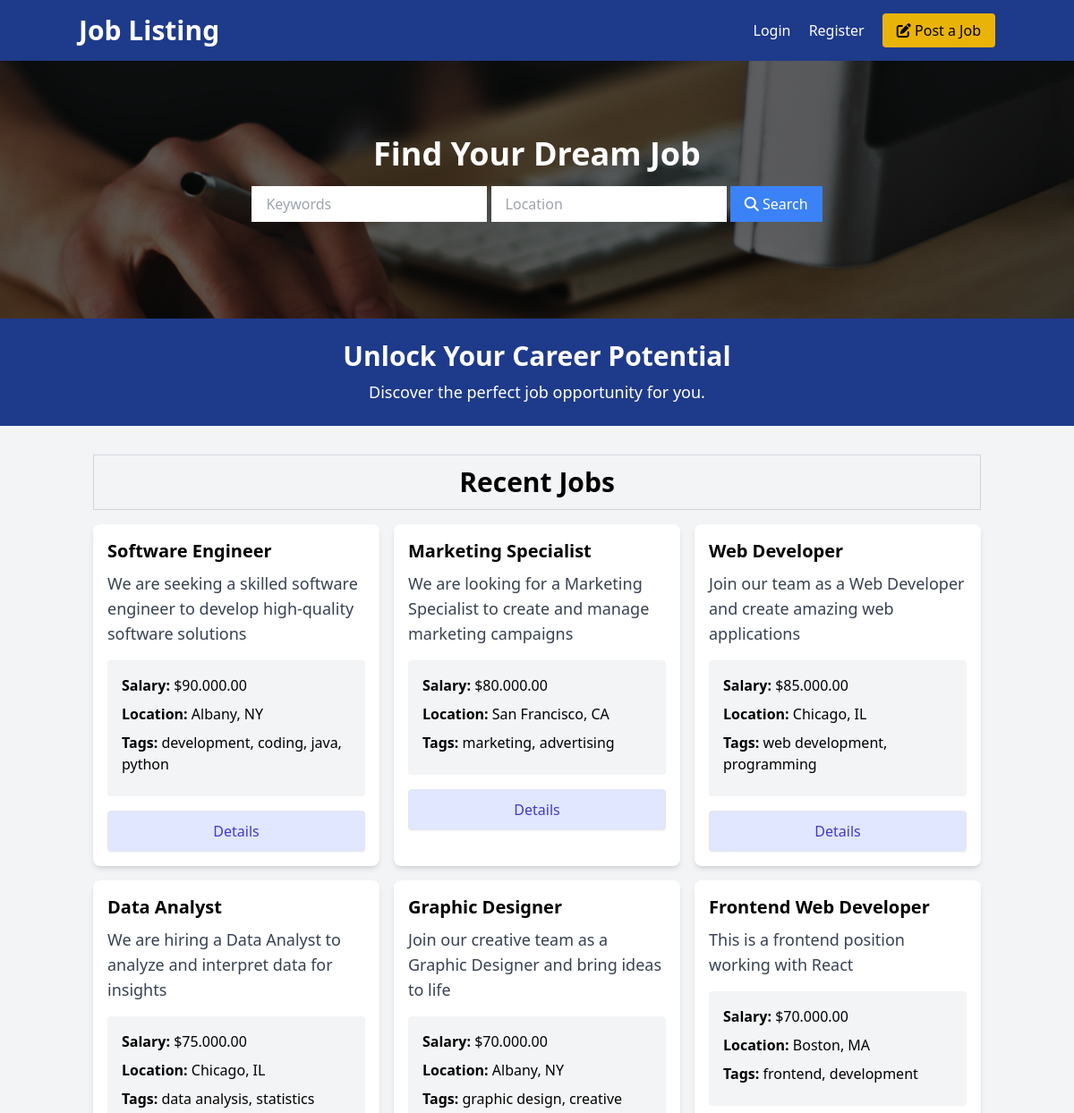
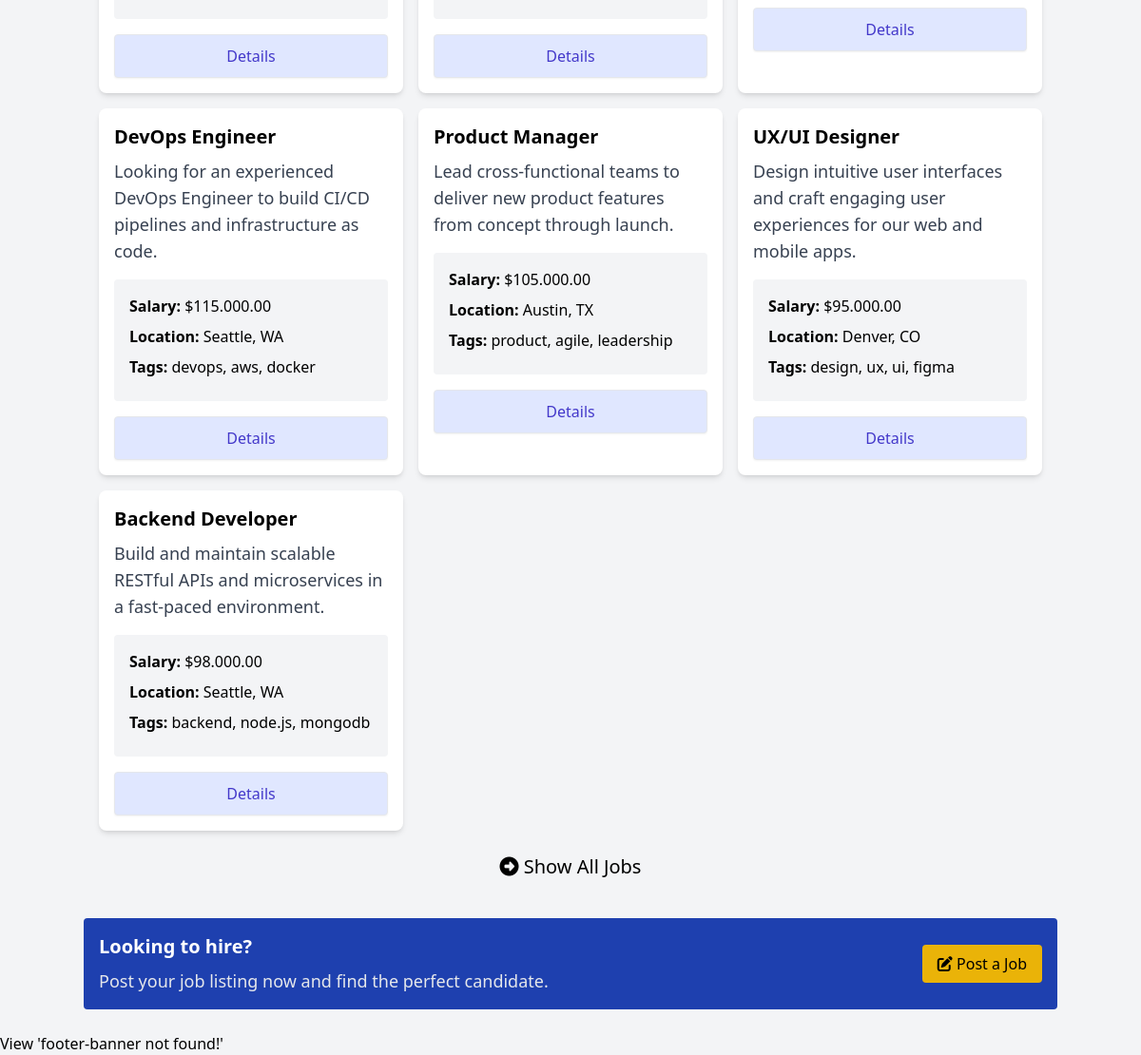
The page / on the database its author committed (2 pictures, top to bottom).
### tables this page shows
CREATE TABLE IF NOT EXISTS `listings` (
  `id` int NOT NULL AUTO_INCREMENT,
  `user_id` int NOT NULL,
  `title` varchar(255) NOT NULL,
  `description` longtext,
  `salary` varchar(45) DEFAULT NULL,
  `tags` varchar(255) DEFAULT NULL,
  `company` varchar(45) DEFAULT NULL,
  `address` varchar(255) DEFAULT NULL,
  `city` varchar(45) DEFAULT NULL,
  `state` varchar(45) DEFAULT NULL,
  `phone` varchar(45) DEFAULT NULL,
  `email` varchar(45) DEFAULT NULL,
  `requirements` longtext,
  `benefits` longtext,
  `created_at` timestamp NULL DEFAULT CURRENT_TIMESTAMP,
  PRIMARY KEY (`id`),
  KEY `fk_listings_users_idx` (`user_id`),
  CONSTRAINT `fk_listings_users` FOREIGN KEY (`user_id`) REFERENCES `users` (`id`) ON DELETE CASCADE ON UPDATE CASCADE
);

### App/controllers/HomeController.php (called while the page is built, shortened)
<?php
class HomeController
{
    protected $db;
    public function __construct()
    {
        $config = require basePath("config/db.php");
        $this->db = new Database($config);
    }
    public function index()
    {
        $listings = $this->db->query('SELECT * FROM listings LIMIT 10')->fetchAll();
        loadView('home', [
            'listings' => $listings
        ]);
    }
}

### public/index.php (called while the page is built, shortened)
<?php
require '../helpers.php';
$router = new Router();
$uri = parse_url($_SERVER['REQUEST_URI'], PHP_URL_PATH);
$method = $_SERVER['REQUEST_METHOD'];
$router->route($uri, $method);

### Framework/Database.php (called while the page is built, shortened)
<?php
class Database
{
    public $conn;
    public function __construct($config)
    {
        $dsn = "mysql:host={$config['host']};port={$config['port']};dbname={$config['dbname']}";
        $options = [
            PDO::ATTR_ERRMODE => PDO::ERRMODE_EXCEPTION,
            PDO::ATTR_DEFAULT_FETCH_MODE => PDO::FETCH_OBJ
        ];
        try {
            $this->conn = new PDO($dsn, $config['username'], $config['password'], $options);
        } catch (PDOException $e) {
            throw new Exception("Database connection failed: {$e->getMessage()}");
        }
    }
    public function query($query, $params = [])
    {
        try {
            $sth = $this->conn->prepare($query);
            $sth->execute();
            return $sth;
        } catch (PDOException $e) {
            throw new Exception("Query failed to execute: {$e->getMessage()}");
        }
    }
}

### App/views/home.view.php (the view)
<?php loadPartial("head") ?>
<?php loadPartial("navbar") ?>
<?php loadPartial("showcase-search") ?>
<?php loadPartial("top-banner") ?>
<section>
    <div class="container mx-auto p-4 mt-4">
        <div class="text-center text-3xl mb-4 font-bold border border-gray-300 p-3">Recent Jobs</div>
        <div class="grid grid-cols-1 md:grid-cols-3 gap-4 mb-6">
            <?php foreach ($listings as $listing) : ?>
                <div class="rounded-lg shadow-md bg-white">
                    <div class="p-4">
                        <h2 class="text-xl font-semibold"><?= $listing->title ?></h2>
                        <p class="text-gray-700 text-lg mt-2">
                            <?= $listing->description ?>
                        </p>
                        <ul class="my-4 bg-gray-100 p-4 rounded">
                            <li class="mb-2"><strong>Salary:</strong> <?= formatSalary($listing->salary) ?></li>
                            <li class="mb-2">
                                <strong>Location:</strong> <?= $listing->city ?>, <?= $listing->state ?>
                            </li>
                            <li class="mb-2">
                                <strong>Tags:</strong> <?= $listing->tags ?>
                            </li>
                        </ul>
                        <a href="/listing?id=<?= $listing->id ?>"
                            class="block w-full text-center px-5 py-2.5 shadow-sm rounded border text-base font-medium text-indigo-700 bg-indigo-100 hover:bg-indigo-200">
                            Details
                        </a>
                    </div>
                </div>
            <?php endforeach; ?>
        </div>
        <a href="/listings" class="block text-xl text-center">
            <i class="fa fa-arrow-alt-circle-right"></i>
            Show All Jobs
        </a>
</section>
<?php loadPartial("bottom-banner") ?>
<?php loadPartial("footer-banner") ?>

### Framework/Router.php (shortened to what this page needs)
<?php
class Router
{
    protected $routes = array();
    public function registerRoute($method, $uri, $action)
    {
        list($controller, $controllerMethod) = explode("@", $action);
        $this->routes[] = [
            'method' => $method,
            'uri' => $uri,
            'controller' => $controller,
            'controllerMethod' => $controllerMethod
        ];
    }
    public function route($uri, $method)
    {
        foreach ($this->routes as $route) {
            if ($route['uri'] === $uri && $route['method'] === $method) {
                $controllerMethod = $route['controllerMethod'];
                $controllerInstance = new $controller();
                $controllerInstance->$controllerMethod();
                return;
            }
        }
    }
}

### helpers.php (shortened to what this page needs)
<?php
function basePath($path = '')
{
    return __DIR__ . '/' . $path;
}
function loadView($name, $data = [])
{
    $viewPath = basePath("App/views/{$name}.view.php");
    if (file_exists($viewPath)) {
        extract($data);
        require $viewPath;
    } else {
        echo "View '{$name} not found!'";
    }
}
function loadPartial($name)
{
    $partialPath = basePath("App/views/partials/{$name}.php");
    if (file_exists($partialPath)) {
        require $partialPath;
    } else {
        echo "View '{$name} not found!'";
    }
}
function formatSalary($salary)
{
    return '$' . number_format(floatval(($salary)), 2, '.', '.');
}

### App/views/partials/head.php (shortened to what this page needs)
<!DOCTYPE html>
<html lang="en">
<head>
    <link rel="stylesheet" href="https://cdnjs.cloudflare.com/ajax/libs/font-awesome/6.4.2/css/all.min.css" />
    <link rel="stylesheet" href="/css/style.css" />
</head>
<body class="bg-gray-100">

### App/views/partials/navbar.php
<header class="bg-blue-900 text-white p-4">
    <div class="container mx-auto flex justify-between items-center">
        <h1 class="text-3xl font-semibold">
            <a href="/">Job Listing</a>
        </h1>
        <nav class="space-x-4">
            <a href="login.html" class="text-white hover:underline">Login</a>
            <a href="register.html" class="text-white hover:underline">Register</a>
            <a
                href="/listings/create"
                class="bg-yellow-500 hover:bg-yellow-600 text-black px-4 py-2 rounded hover:shadow-md transition duration-300"><i class="fa fa-edit"></i> Post a Job</a>
        </nav>
    </div>
</header>

### App/views/partials/showcase-search.php (shortened to what this page needs)
<section
    class="showcase relative bg-cover bg-center bg-no-repeat h-72 flex items-center">
    <div class="container mx-auto text-center z-10">
        <h2 class="text-4xl text-white font-bold mb-4">Find Your Dream Job</h2>
        <form class="mb-4 block mx-5 md:mx-auto">
            <input
                type="text"
                name="keywords"
                placeholder="Keywords"
                class="w-full md:w-auto mb-2 px-4 py-2 focus:outline-none" />
            <input
                type="text"
                name="location"
                placeholder="Location"
                class="w-full md:w-auto mb-2 px-4 py-2 focus:outline-none" />
            <button
                class="w-full md:w-auto bg-blue-500 hover:bg-blue-600 text-white px-4 py-2 focus:outline-none">
                <i class="fa fa-search"></i> Search
            </button>
        </form>
    </div>
</section>

### App/views/partials/top-banner.php
<section class="bg-blue-900 text-white py-6 text-center">
    <div class="container mx-auto">
        <h2 class="text-3xl font-semibold">Unlock Your Career Potential</h2>
        <p class="text-lg mt-2">
            Discover the perfect job opportunity for you.
        </p>
    </div>
</section>

### App/views/partials/bottom-banner.php
<section class="container mx-auto my-6">
    <div
        class="bg-blue-800 text-white rounded p-4 flex items-center justify-between">
        <div>
            <h2 class="text-xl font-semibold">Looking to hire?</h2>
            <p class="text-gray-200 text-lg mt-2">
                Post your job listing now and find the perfect candidate.
            </p>
        </div>
        <a
            href="/listings/create"
            class="bg-yellow-500 hover:bg-yellow-600 text-black px-4 py-2 rounded hover:shadow-md transition duration-300">
            <i class="fa fa-edit"></i> Post a Job
        </a>
    </div>
</section>

### rows shown on the page
listings: title "Software Engineer", description "We are seeking a skilled software engineer to develop high-quality software solutions", salary "$90.000.00", city "Albany", state "NY", tags "development, coding, java, python"
listings: title "Marketing Specialist", description "We are looking for a Marketing Specialist to create and manage marketing campaigns", salary "$80.000.00", city "San Francisco", state "CA", tags "marketing, advertising"
listings: title "Web Developer", description "Join our team as a Web Developer and create amazing web applications", salary "$85.000.00", city "Chicago", state "IL", tags "web development, programming"
listings: title "Data Analyst", description "We are hiring a Data Analyst to analyze and interpret data for insights", salary "$75.000.00", city "Chicago", state "IL", tags "data analysis, statistics"
listings: title "Graphic Designer", description "Join our creative team as a Graphic Designer and bring ideas to life", salary "$70.000.00", city "Albany", state "NY", tags "graphic design, creative"
listings: title "Frontend Web Developer", description "This is a frontend position working with React", salary "$70.000.00", city "Boston", state "MA", tags "frontend, development"
listings: title "DevOps Engineer", description "Looking for an experienced DevOps Engineer to build CI/CD pipelines and infrastructure as code.", salary "$115.000.00", city "Seattle", state "WA", tags "devops, aws, docker"
listings: title "Product Manager", description "Lead cross-functional teams to deliver new product features from concept through launch.", salary "$105.000.00", city "Austin", state "TX", tags "product, agile, leadership"
listings: title "UX/UI Designer", description "Design intuitive user interfaces and craft engaging user experiences for our web and mobile apps.", salary "$95.000.00", city "Denver", state "CO", tags "design, ux, ui, figma"
listings: title "Backend Developer", description "Build and maintain scalable RESTful APIs and microservices in a fast-paced environment.", salary "$98.000.00", city "Seattle", state "WA", tags "backend, node.js, mongodb"
